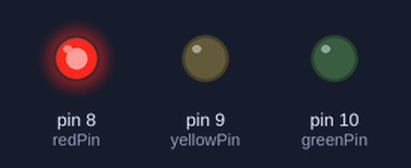
Bench run of a sketch on a simulated Arduino Uno, built with avr-gcc and run on an emulated ATmega328P. On the bench: output pins drawn as LEDs (lit = HIGH).

Above: at 1.5 s.
At 3.15 s:
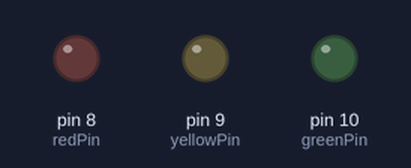
At 4.3 s:
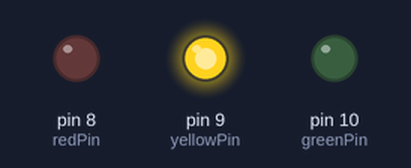
At 6.6 s:
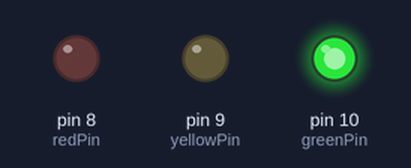
Timing chart, 0 to 10.3 s (numbered marks = the images above):
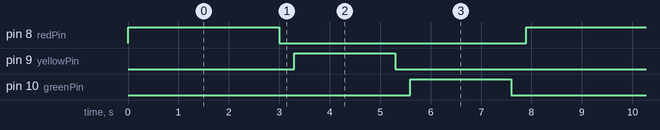

The sketch:

Arduino_traffic_lamb.ino
```cpp
const int redPin = 8;
const int yellowPin = 9;
const int greenPin = 10;

int redDelay = 3000;

void setup() {
  pinMode(redPin, OUTPUT);
  pinMode(yellowPin, OUTPUT);
  pinMode(greenPin, OUTPUT);
}

void loop() {

  digitalWrite(redPin, HIGH);
  delay(redDelay);
  digitalWrite(redPin, LOW);
  delay(300);

  digitalWrite(yellowPin, HIGH);
  delay(2000);
  digitalWrite(yellowPin, LOW);
  delay(300);

  digitalWrite(greenPin, HIGH);
  delay(2000);
  digitalWrite(greenPin, LOW);
  delay(300);
}
```

Measured:
- by itself, pin 8 (redPin): alternates HIGH for 3.0 s and LOW for 4.9 s
- by itself, pin 9 (yellowPin), pin 10 (greenPin): alternates HIGH for 2.0 s and LOW for 5.9 s
- by itself, everything shown: repeats every 7.9 s, in 6 steps
